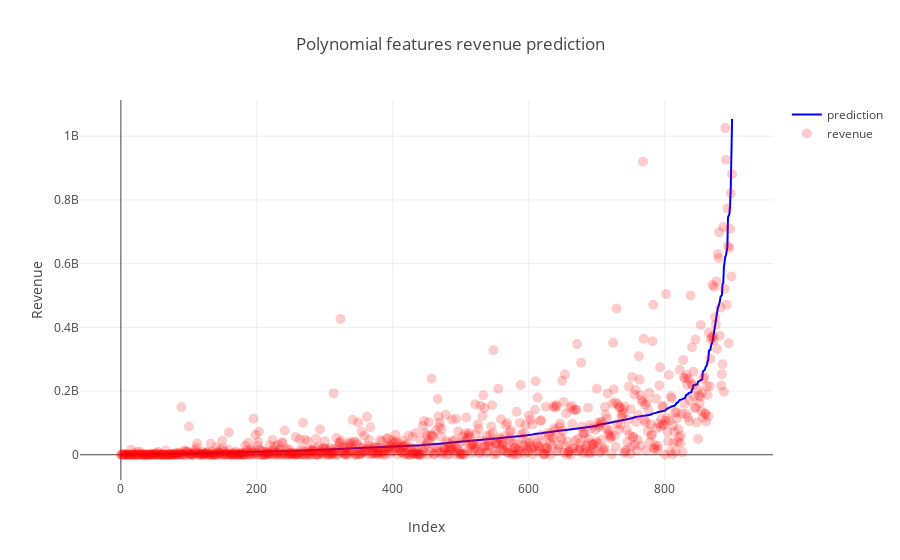

The code cell stored with this chart in its notebook:
### Code cell
trace0=go.Scatter(
        y=df_final_pred.prediction,
        x=df_final_pred.index,
        name="prediction",
        mode='lines',
        marker=dict(
        color="blue",
        size=10,
        opacity=0.2
        )
    )



trace1=go.Scatter(
        y=df_final_pred.revenue,
        x=df_final_pred.index,
        name="revenue",
        mode='markers',
        marker=dict(
        color="red",
        size=10,
        opacity=0.2,
    
        )
    )



data=[trace0, trace1]
figure=go.Figure(
    data=data,
    layout=go.Layout(
        title="Polynomial features revenue prediction",
        xaxis=dict(title="Index"),
        yaxis=dict(title="Revenue"),

    
    ))
iplot(figure)

### Figure 1 — Plotly figure (JSON) as saved in the notebook; plotly's stock layout.template omitted (floating-point values rounded to 4 significant figures; data arrays with more than 128 entries replaced by an {"elided": "..."} marker saying what was removed)
{"data": [{"marker": {"color": "blue", "opacity": 0.2, "size": 10}, "mode": "lines", "name": "prediction", "type": "scatter", "uid": "427cb637-8dac-4ea1-9efd-0ed68b03fc1b", "x": {"elided": "900 int values"}, "y": {"elided": "900 float values"}}, {"marker": {"color": "red", "opacity": 0.2, "size": 10}, "mode": "markers", "name": "revenue", "type": "scatter", "uid": "c41698ad-6a08-4d39-9496-706999f553f6", "x": {"elided": "900 int values"}, "y": {"elided": "900 int values"}}], "layout": {"title": {"text": "Polynomial features revenue prediction"}, "xaxis": {"title": {"text": "Index"}}, "yaxis": {"title": {"text": "Revenue"}}}}
